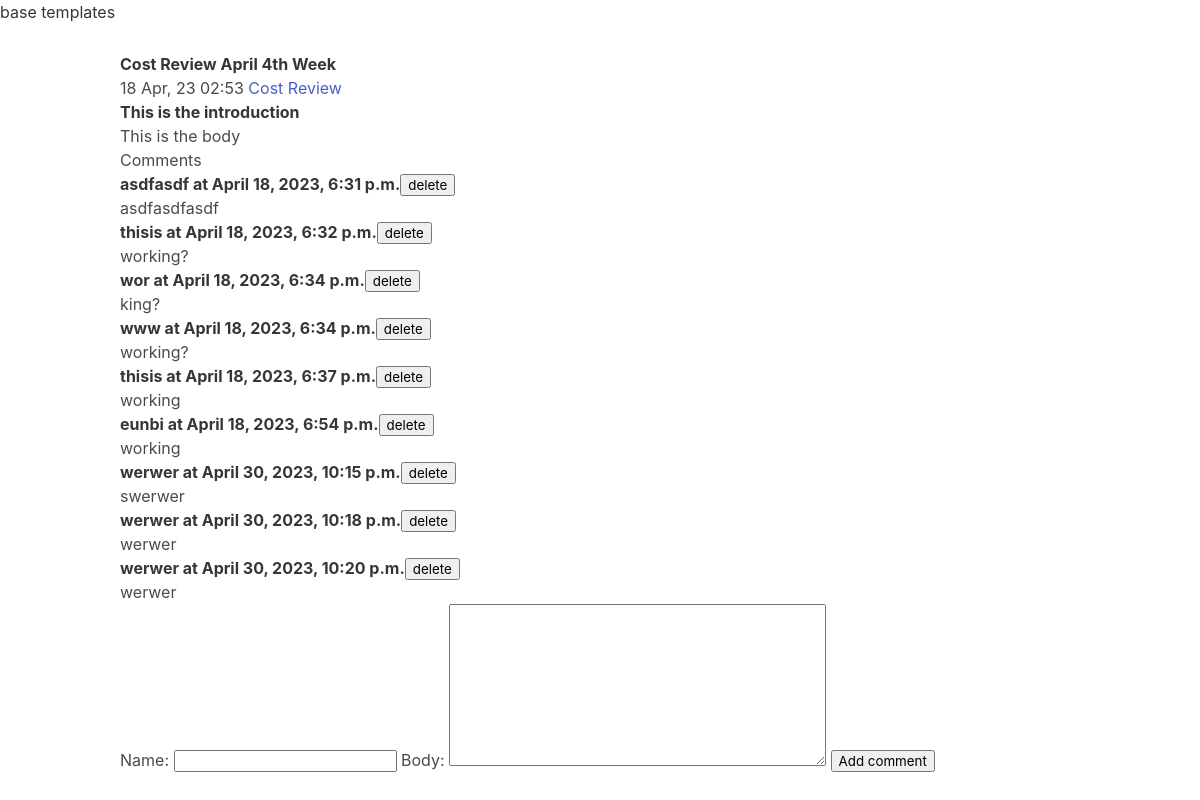
Page /report/cost-review-april-4th-week/ on the committed database.
### codeblog/models.py (models this page shows, shortened)
class Post(models.Model):
    category=models.ForeignKey(Category, related_name='post_model', on_delete=models.CASCADE)
    title=models.CharField(max_length=255)
    slug=models.SlugField()
    intro=models.TextField()
    body=models.TextField()
    date_added=models.DateTimeField(auto_now_add=True)

class Category(models.Model):
    title=models.CharField(max_length=255)
    slug=models.SlugField()
    class Meta:
        verbose_name_plural='Categories'

class Comment(models.Model):
    post=models.ForeignKey(Post, related_name='comment_model', on_delete=models.CASCADE)
    name=models.CharField(max_length=255)
    body=models.TextField()
    date_added=models.DateTimeField(auto_now_add=True)

### codeblog/views.py (the view)
# urls.py: path('report/<slug:slug>/', detailView, name='detail_url'),
def detailView(request, slug):
    post=Post.objects.get(slug=slug)
    if request.method=='POST':
        form=CommentForm(request.POST)
        if form.is_valid():
            obj=form.save(commit=False)
            obj.post=post
            obj.save()
            return redirect('detail_url',slug=post.slug)
    else:
        form=CommentForm()
    context={
        'post_detail':post,
        'form_detail':form
    }
    return render(request,'detail.html', context)

### codeblog/forms.py
class CommentForm(ModelForm):
    class Meta:
        model=Comment
        fields=['name', 'body']

### templates/detail.html (shortened to what this page needs)
{% extends 'base.html' %}
{% block content %}
    <article>
        <h1><strong>{{ post_detail.title }}</strong></h1>
        <time>{{ post_detail.date_added|date:"d M, y h:i" }}</time>
        <a href="{% url 'category_url' post_detail.category.slug %}">{{ post_detail.category.title }}</a>
        <p><strong>{{ post_detail.intro }}</strong></p>
        <p>{{ post_detail.body }}</p>
        <h2>Comments</h2>
        {% for comment in post_detail.comment_model.all %}
        <article>
            <strong>{{comment.name}} at {{comment.date_added}}</strong><button>delete</button><br/>
            {{comment.body}}
        </article>
        {% endfor %}
        <form method="post" action=".">
            {{ form_detail.as_table }}
            <input type="submit" value="Add comment">
        </form>
    </article>
{% endblock %}

### templates/base.html (shortened to what this page needs)
<!DOCTYPE html>
<html lang="en">
<head>
    <link href="https://cdn.jsdelivr.net/npm/bulma@0.9.4/css/bulma.min.css" rel="stylesheet">
</head>
<body>
    <nav class="navbar">
        <a href="http://127.0.0.1:8000">base templates</a>
    </nav>
    <div class="container">
        {% block content %}
        {% endblock %}
    </div>
</body>
</html>

### rows in the picture
Post: title "Cost Review April 4th Week", date_added "18 Apr, 23 02:53", category "Cost Review", intro "This is the introduction", body "This is the body"
Comment: name "asdfasdf", date_added "April 18, 2023, 6:31 p.m.", body "asdfasdfasdf"
Comment: name "thisis", date_added "April 18, 2023, 6:32 p.m.", body "working?"
Comment: name "wor", date_added "April 18, 2023, 6:34 p.m.", body "king?"
Comment: name "www", date_added "April 18, 2023, 6:34 p.m.", body "working?"
Comment: name "thisis", date_added "April 18, 2023, 6:37 p.m.", body "working"
Comment: name "eunbi", date_added "April 18, 2023, 6:54 p.m.", body "working"
Comment: name "werwer", date_added "April 30, 2023, 10:15 p.m.", body "swerwer"
Comment: name "werwer", date_added "April 30, 2023, 10:18 p.m.", body "werwer"
Comment: name "werwer", date_added "April 30, 2023, 10:20 p.m.", body "werwer"
